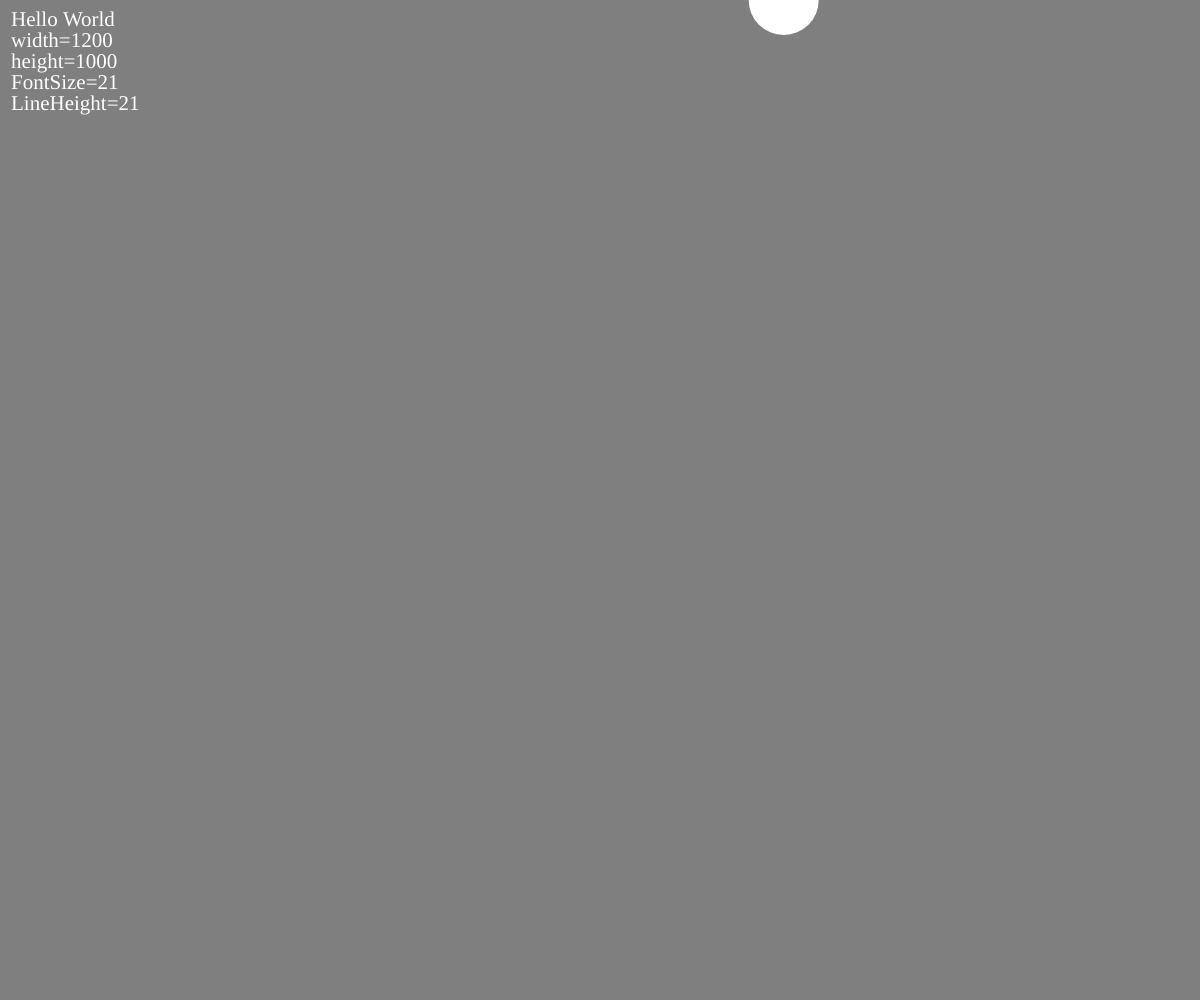
Frame 1 (no input)
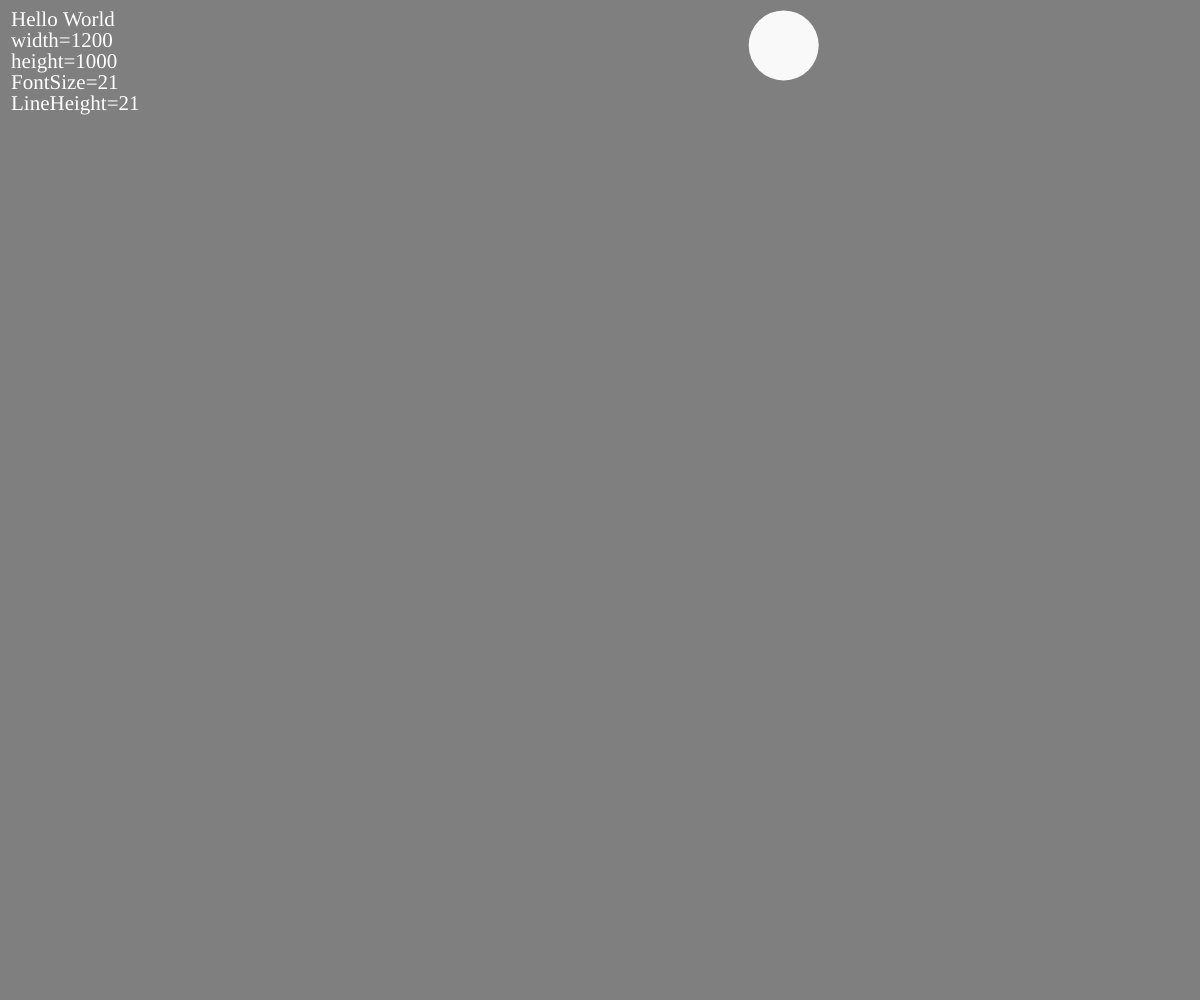
Frame 60 (no input)
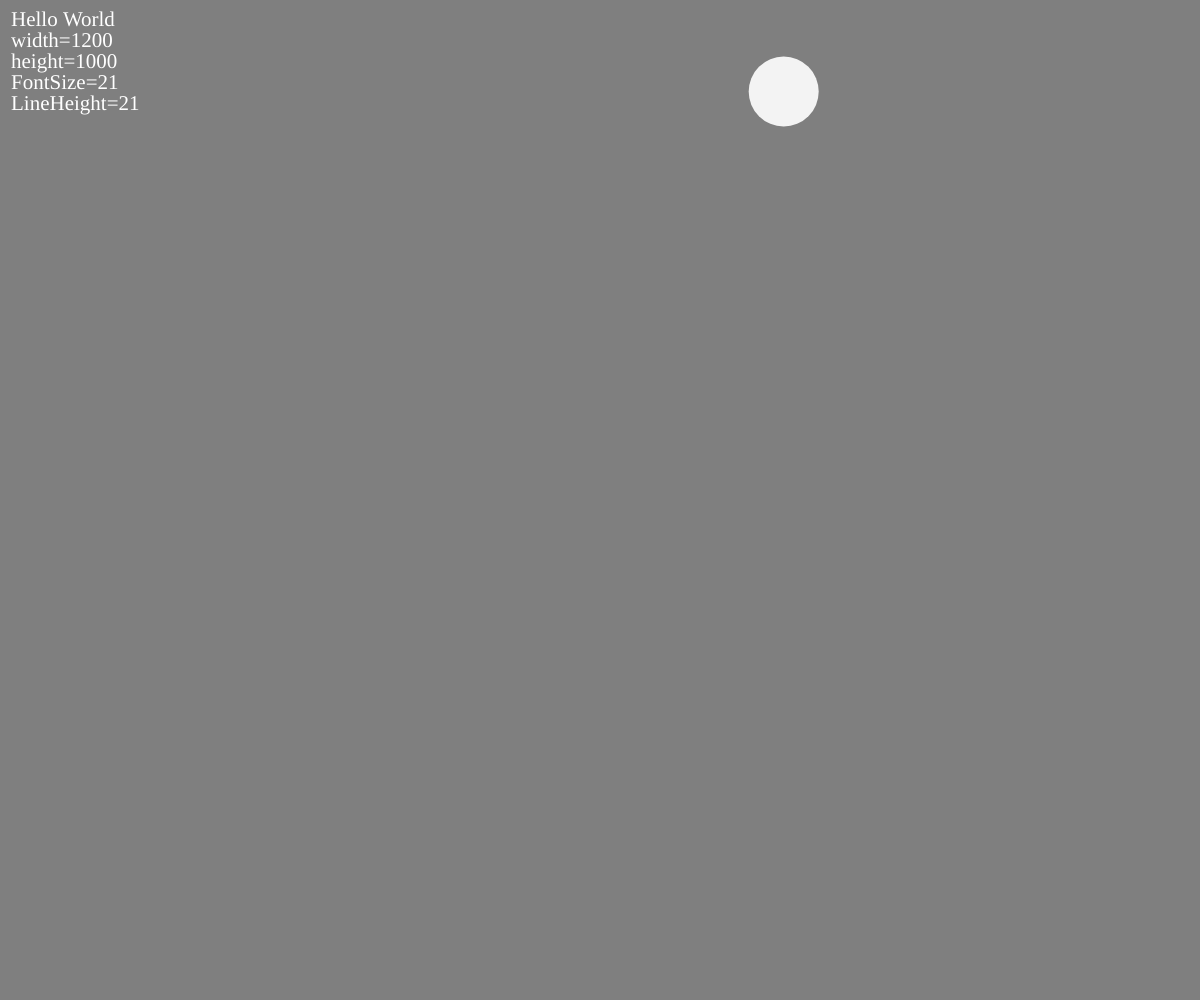
Frame 120 (the mouse pressed at the canvas centre since frame 60)

The p5.js sketch that drew these frames (run headless with seeded random() and noise() and a simulated clock; from frame 60 on, the mouse is pressed at the canvas centre):

// p5.js sketch
// ── sketch.js
function DbgMessage(tx) {
    if (height < (DbgMessageY + LineHeight)) {
        DbgMessageY = DbgMessageBaseY;
        DbgMessageX += DbgMessageW;
    }
    text(tx, DbgMessageX, DbgMessageY);
    DbgMessageY += LineHeight;
}

let FrameInterval;
let ViewOX, ViewOY;
let ViewMinimum, ViewMaximum;
let BackColor = "#7f7f7f";
let al1X = new Array();
let al1YWalk = new Array();
let al1OWalk = new Array();
let Radius;
let Quantity = 0;
let XMin, XMax;
let YStep;
let YStride;

// Delivery
let DInterval = 1.2; // s
let DWalk;
let DStep;
let DStride;

// Interval
let IStep;
let IStride;

// Opacity
let OStep = YStep;
let OStride;

function setup() {
    createCanvas(windowWidth, windowHeight);
    ViewMinimum = min(width, height);
    ViewMaximum = max(width, height);
    ViewOX = width / 2;
    ViewOY = height / 2;
    FontFamily = 'MS PMincho';
    textFont(FontFamily);
    // FontSize = ceil(textWidth('╋'));
    FontSize = round(ViewMinimum / 48);
    textSize(FontSize);
    // lineSpace = 2;
    LineHeight = round(FontSize);
    DbgMessageW = floor(ViewMaximum / 3);
    DbgMessageBaseX = round(FontSize / 2);
    DbgMessageBaseY = round(LineHeight * 1.25);
    FrameInterval = 1 / frameRate();
    Radius = round(ViewMinimum * 0.035);
    XMin = width / 7;
    XMax = width / 7 * 6;
    YStep = round(ViewMinimum * 1.3);
    // DStep = round(DInterval/FrameInterval);
    DStep = round(Radius * 3.5);
    OStep = YStep;
    DWalk = DStep + 1;
    noStroke();
    smooth(); // アンチエイリアス(図形のエッジを滑らかにする)
}

function draw() {
    background(BackColor);
    fill("#ffffff"); // 塗りつぶし
    DbgMessageX = DbgMessageBaseX;
    DbgMessageY = DbgMessageBaseY;
    DbgMessage("Hello World");
    DbgMessage("width=" + width);
    DbgMessage("height=" + height);
    DbgMessage("FontSize=" + FontSize);
    DbgMessage("LineHeight=" + LineHeight);
    if (DStep < DWalk) {
        console.log("if (DStep<DWalk)");
        DWalk = 0;
        al1X.push(random(XMin, XMax));
        al1YWalk.push(0);
        al1OWalk.push(0);
    }
    for (let i = al1YWalk.length - 1; 0 <= i; i--) {
        console.log("i=" + i);
        let Y, O;
        Y = al1YWalk[i] / YStep * height;
        O = (1 - al1OWalk[i] / OStep) * 255;
        if (height < Y) {
            al1X.splice(i, 1);
            al1YWalk.splice(i, 1);
            al1OWalk.splice(i, 1);
            continue;
        }
        fill(255, 255, 255, O);
        ellipse(al1X[i], Y, Radius * 2, Radius * 2);
        al1YWalk[i] = al1YWalk[i] + 1;
        al1OWalk[i] = al1OWalk[i] + 1;
    }
    DWalk++;
}
